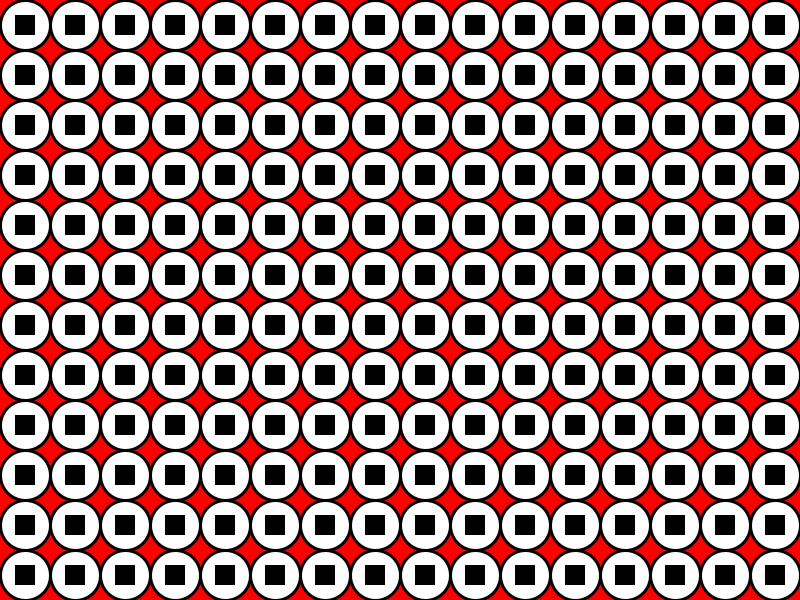
Frame 1 (no input)
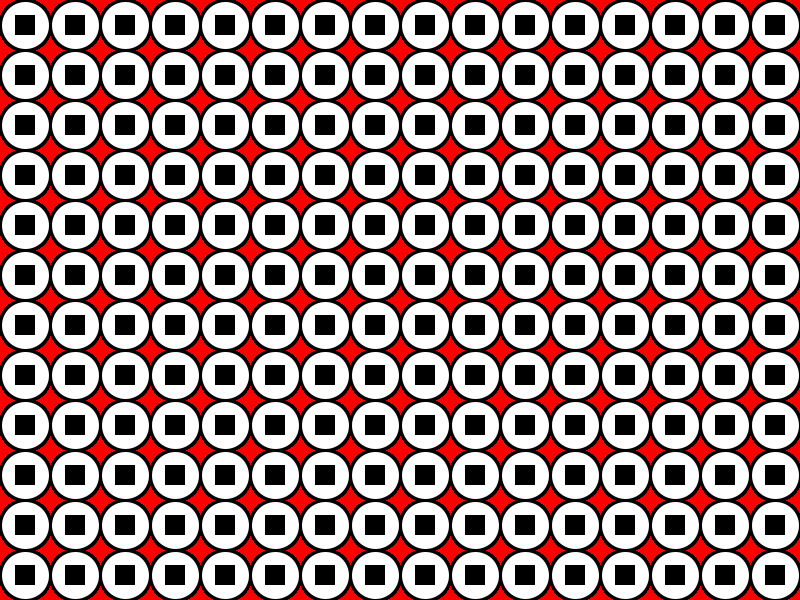
Frame 60 (the mouse pressed at the canvas centre just before this capture)
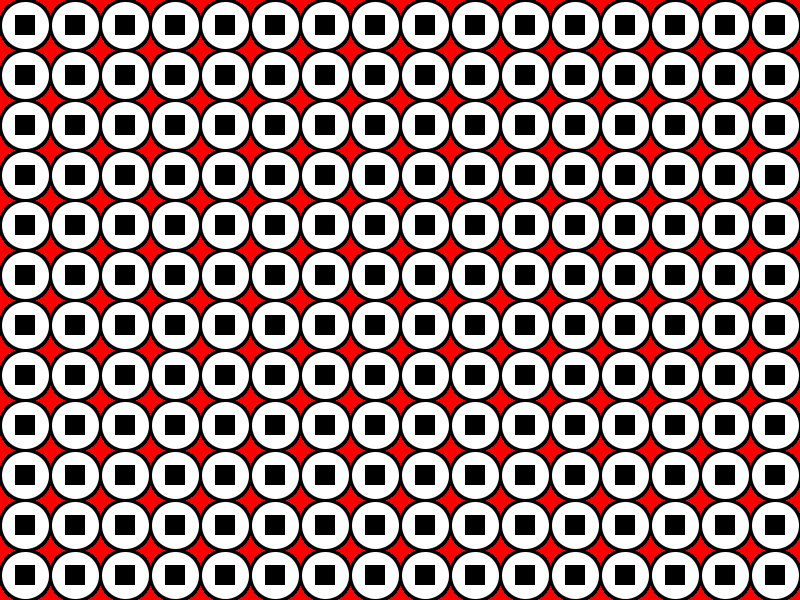
Frame 120 (the mouse held since frame 60 and released just before this capture)

The Processing sketch that drew these frames (run headless with seeded random() and noise(); from frame 60 on, the mouse is pressed at the canvas centre):

// Processing sketch: cortina
// ── cortina.pde

// Román Cortina

int posX, posY, posX2, posY2;



void setup() {

  size(800, 600);

  background(255, 0, 0);

}



void draw() {

  stroke(0);

  strokeWeight(3);

  fill(255);

  for (int posX=25; posX<=width-25; posX+=50) {

    for (int posY=25; posY<=height-25; posY+=50) {

      circle(posX, posY, 50);

    }

  }

  rectMode(CENTER);

  noStroke();

  fill(0);

  for (int posX2=25; posX2<=width-25; posX2+=50) {

    for (int posY2=25; posY2<=height-25; posY2+=50) {

      rect(posX2, posY2, 20, 20);

    }

  }

}
